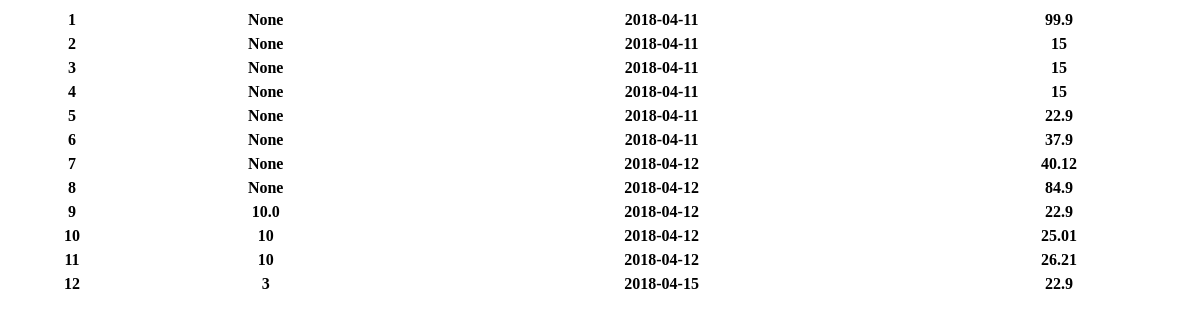
/admin, run on an earlier commit of the app's database.
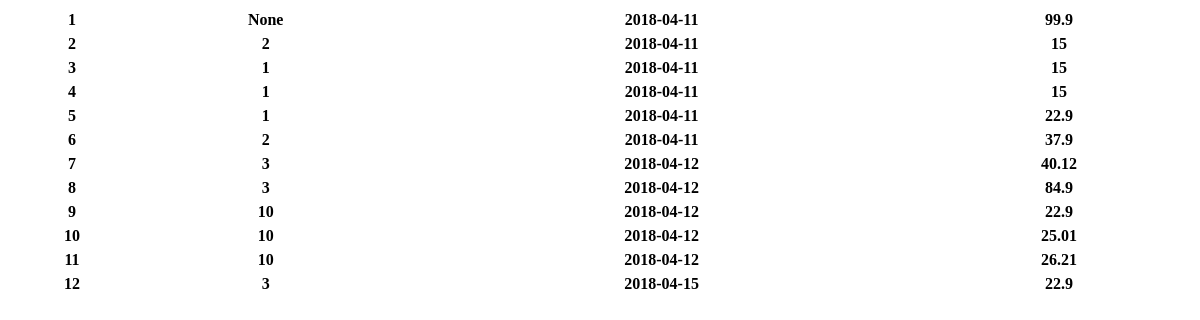
And on a later commit of the database.
### models.py (models this page shows, shortened)
class Transaction(Base):
    __tablename__ = 'Transaction'
    id = db.Column(db.Integer,primary_key=True)
    user_id = db.Column(db.String(10),db.ForeignKey('Users.id'))
    create_user_id = db.relationship("User", foreign_keys=user_id)
    date = db.Column(db.Date)
    amount = db.Column(db.Integer)

### app.py (the view)
@app.route('/admin', methods=['GET','POST'])
def admin():
    data = Transaction.query.all()
    return render_template('pages/admin.html',data=data)

### templates/pages/admin.html
 <table style="width:100%">
  {% for item in data %}
  <tr>
    <th>{{ item['id'] }}</th>
    <th>{{ item['user_id'] }}</th>
    <th>{{ item['date'] }}</th>
    <th>{{ item['amount'] }}</th>
  <tr>
  {% endfor %}
</table>

What changed in the data, as far as the page shows it:
changed Transaction id 2: user_id "None" → "2"
changed Transaction id 3: user_id "None" → "1"
changed Transaction id 4: user_id "None" → "1"
changed Transaction id 5: user_id "None" → "1"
changed Transaction id 6: user_id "None" → "2"
changed Transaction id 7: user_id "None" → "3"
changed Transaction id 8: user_id "None" → "3"
changed Transaction id 9: user_id "10.0" → "10"
